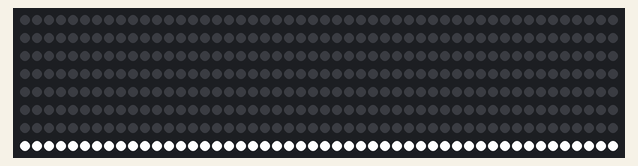
This sketch was run on a simulated Teensy 4. Parts: 400 RGB LEDs in strip order, left to right, continuing on the next row.

Above: at 0.1 s.

The sketch:

FindStrip.ino
```cpp
#include <OctoWS2811.h>

const int config = WS2811_RGB | WS2811_800kHz;
const int ledsPerStrip = 50;
const int stripToFind = 8; // change this - [1 through 8; 0 to turn them all off]

DMAMEM int displayMemory[ledsPerStrip*6];
int drawingMemory[ledsPerStrip*6];

OctoWS2811 leds(ledsPerStrip, displayMemory, drawingMemory, config);

#define WHITE 0xFFFFFF

void setup() {
  leds.begin();

  int startingPixel = ledsPerStrip * (stripToFind-1);
  int endingPixel = startingPixel + ledsPerStrip;

  // First, turn off all existing pixels
  for (int i=0; i < leds.numPixels(); i++) {
    leds.setPixel(i, 0x000000);
  }

  // Then light up the current string
  for (int i=startingPixel; i<endingPixel; i++) {
    leds.setPixel(i, WHITE);
  }

  leds.show();


}

void loop() {}
```
